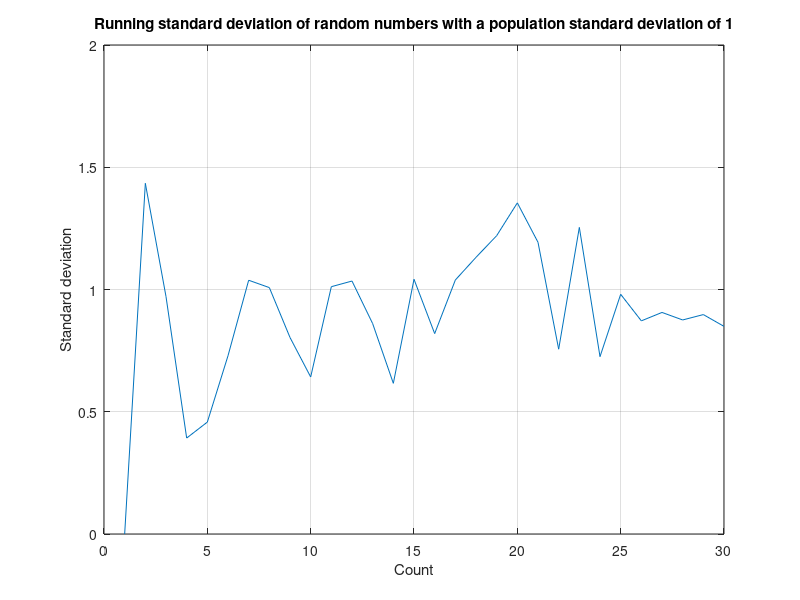

This figure's MATLAB source:
% Demonstration of the running average of random numbers with a population
% mean of 1 and a standard deviation of 1.
clear
maxcount=30;
S=zeros(1,maxcount);
sumy=0;
clf
for cnt=2:maxcount
    y = randn(1,maxcount);
    S(cnt)=std(y(1:cnt));
end
plot(1:cnt,S,'-')
grid
xlabel('Count')
ylabel('Standard deviation')
title('Running standard deviation of random numbers with a population standard deviation of 1')